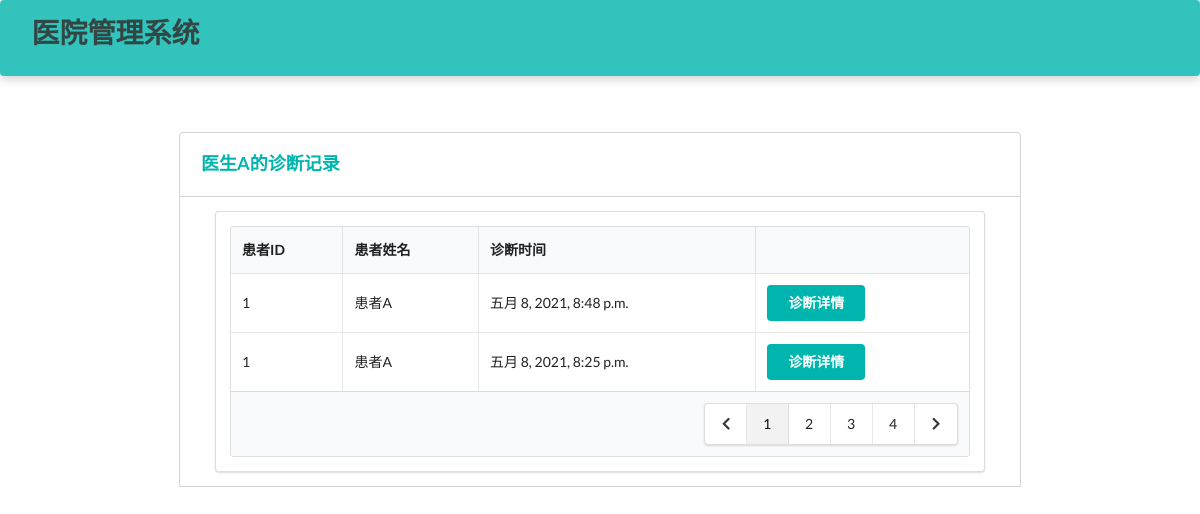
/doctor/diagnosis/ (signed in), run on an earlier commit of the app's database.
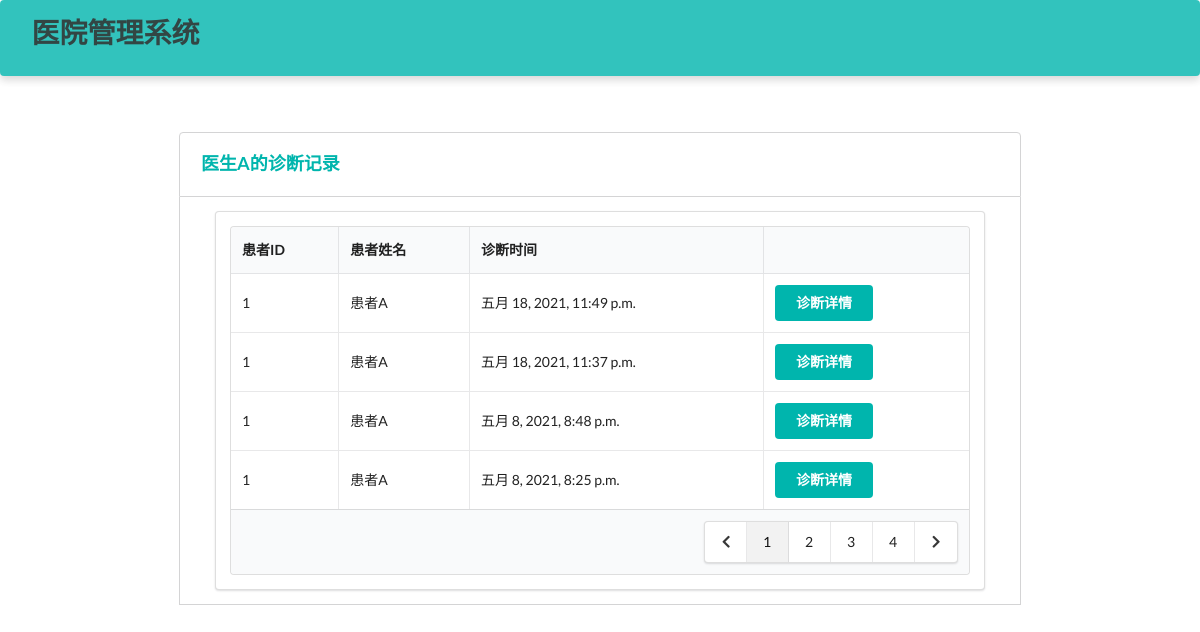
And on a later commit of the database.
### Hospital/models.py (models this page shows, shortened)
class Doctor(models.Model):
    department_choices = (
        ('Department of Internal Medicine', '内科'),
        ('Department of Surgery', '外科'),
        ('Department of Pediatrics', '儿科'),
        ('Department of Obstetrics and Gynecology', '妇产科'),
        ('Department of Traditional Chinese Medicine', '中医科'),
        ('Department of Dermatology', '皮肤科'),
        ('Department of Oral Medicine', '口腔科')
    )
    title_choices = (
        ('director physician', '主任医师'),
        ('assistant director physician', '副主任医师'),
        ('physician', '医师')
    )
    name = models.CharField(max_length=10)  # 姓名
    password = models.CharField(max_length=32)  # 密码
    gender = models.CharField(max_length=32, choices=gender_choices)  # 性别
    identity_card_no = models.CharField(max_length=32, unique=True)  # 身份证号
    department = models.CharField(max_length=64, choices=department_choices)  # 科室
    title = models.CharField(max_length=64, choices=title_choices)  # 职称
    description = models.TextField(max_length=500, default='暂无简介')  # 简介
    create_time = models.DateTimeField(auto_now_add=True)  # 注册时间

class Diagnosis(models.Model):
    patient = models.ForeignKey(Patient, on_delete=models.CASCADE)  # 患者
    doctor = models.ForeignKey(Doctor, on_delete=models.CASCADE)  # 医生
    appointment = models.ForeignKey(Appointment, on_delete=models.CASCADE, null=True)  # 对应的挂号
    create_time = models.DateTimeField(auto_now_add=True)  # 创建时间
    detail = models.TextField()  # 诊断详情
    class Meta:
        ordering = ["-create_time"]

class Patient(models.Model):
    name = models.CharField(max_length=10)  # 姓名
    password = models.CharField(max_length=32)  # 密码
    gender = models.CharField(max_length=32, choices=gender_choices)  # 性别
    identity_card_no = models.CharField(max_length=32, unique=True)  # 身份证号
    medical_insurance = models.BooleanField()  # 是否有医保
    telephone_no = models.CharField(max_length=32)  # 电话号码
    birth_date = models.DateField()  # 出生日期
    create_time = models.DateTimeField(auto_now_add=True)  # 注册时间

### Hospital/doctorViews.py (the view)
# urls.py: path('doctor/diagnosis/', doctorViews.diagnosis),
def diagnosis(request):
    identity_card_no = request.session['identity_card_no']
    doctor = models.Doctor.objects.get(identity_card_no=identity_card_no)
    diagnosis_records = models.Diagnosis.objects.filter(doctor=doctor)
    if request.method == 'POST':
        request.session['diagnosis'] = request.POST.get('diagnosis')
        return redirect('/doctor/diagnosis/detail')
    return render(request, 'doctor/diagnosis.html', locals())

### Hospital/templates/doctor/diagnosis.html (shortened to what this page needs)
<!DOCTYPE html>
<html lang="ch">
<head>
    <link rel="stylesheet" href="https://cdn.jsdelivr.net/semantic-ui/2.2.4/semantic.min.css">
    <link rel="stylesheet" href="../../static/Hospital/css/me.css">
</head>
<body>
    <nav class="ui inverted  segment m-padded-tb-large m-shadow-small teal m-opacity-mini">
        <div class="ui container">
            <div class="ui inverted secondary stackable menu">
                <h1 class="ui header">医院管理系统</h1>
            </div>
        </div>
    </nav>
    <div class="m-container-small m-padded-tb-big">
        <div class="container">
            <div class="ui top attached rounded padded segment">
                <div class="ui middle aligned two column grid">
                    <div class="column">
                        <h3 class="ui teal header">{{ doctor.name }}的诊断记录</h3>
                    </div>
                </div>
            </div>
            <div class="ui attached segment">
                <div class="ui segment m-width-middle">
                    <table class="ui celled table">
                        <thead>
                            <tr>
                                <th>患者ID</th>
                                <th>患者姓名</th>
                                <th>诊断时间</th>
                                <th></th>
                            </tr>
                        </thead>
                        <tbody>
                            {% for rec in diagnosis_records%}
                            <tr>
                                <td>{{ rec.patient.identity_card_no }}</td>
                                <td>{{ rec.patient.name }}</td>
                                <td>{{ rec.create_time }}</td>
                                <td><form action="" method="post">
                                    <button type="submit"  value="诊断详情" class="ui teal centered button">诊断详情</button>
                                    </form>
                                    </td>
                            </tr>
                            {% endfor %}
                        </tbody>
                      <tfoot>
                        <tr><th colspan="4">
                          <div class="ui right floated pagination menu">
                            <a class="icon item">
                              <i class="left chevron icon"></i>
                            </a>
                            <a class="item active">1</a>
                            <a class="item">2</a>
                            <a class="item">3</a>
                            <a class="item">4</a>
                            <a class="icon item">
                              <i class="right chevron icon"></i>
                            </a>
                          </div>
                        </th>
                      </tr></tfoot>
                    </table>
                </div>
            </div>
        </div>
            </div>
    <br>
    <br>
    <br>
</body>
</html>

### Hospital/static/Hospital/css/me.css (style rules this page uses)
.m-padded-tb-large { padding-top: 1.3em !important; padding-bottom: 1.3em !important; }
.m-padded-tb-big { padding-top: 3em !important; padding-bottom: 3em !important; }
.m-opacity-mini { opacity: 0.8!important; }
.m-container-small { max-width: 60em !important; margin: auto !important; }
.m-width-middle { max-width: 55em !important; margin: auto !important; }
.m-shadow-small { -webkit-box-shadow: 0 4px 8px rgba(0,0,0,0.2) !important; box-shadow: 0 4px 8px rgba(0,0,0,0.2) !important; }

What changed in the data, as far as the page shows it:
added Diagnosis: patient.identity_card_no "1", patient.name "患者A", create_time "五月 18, 2021, 11:49 p.m."
added Diagnosis: patient.identity_card_no "1", patient.name "患者A", create_time "五月 18, 2021, 11:37 p.m."
